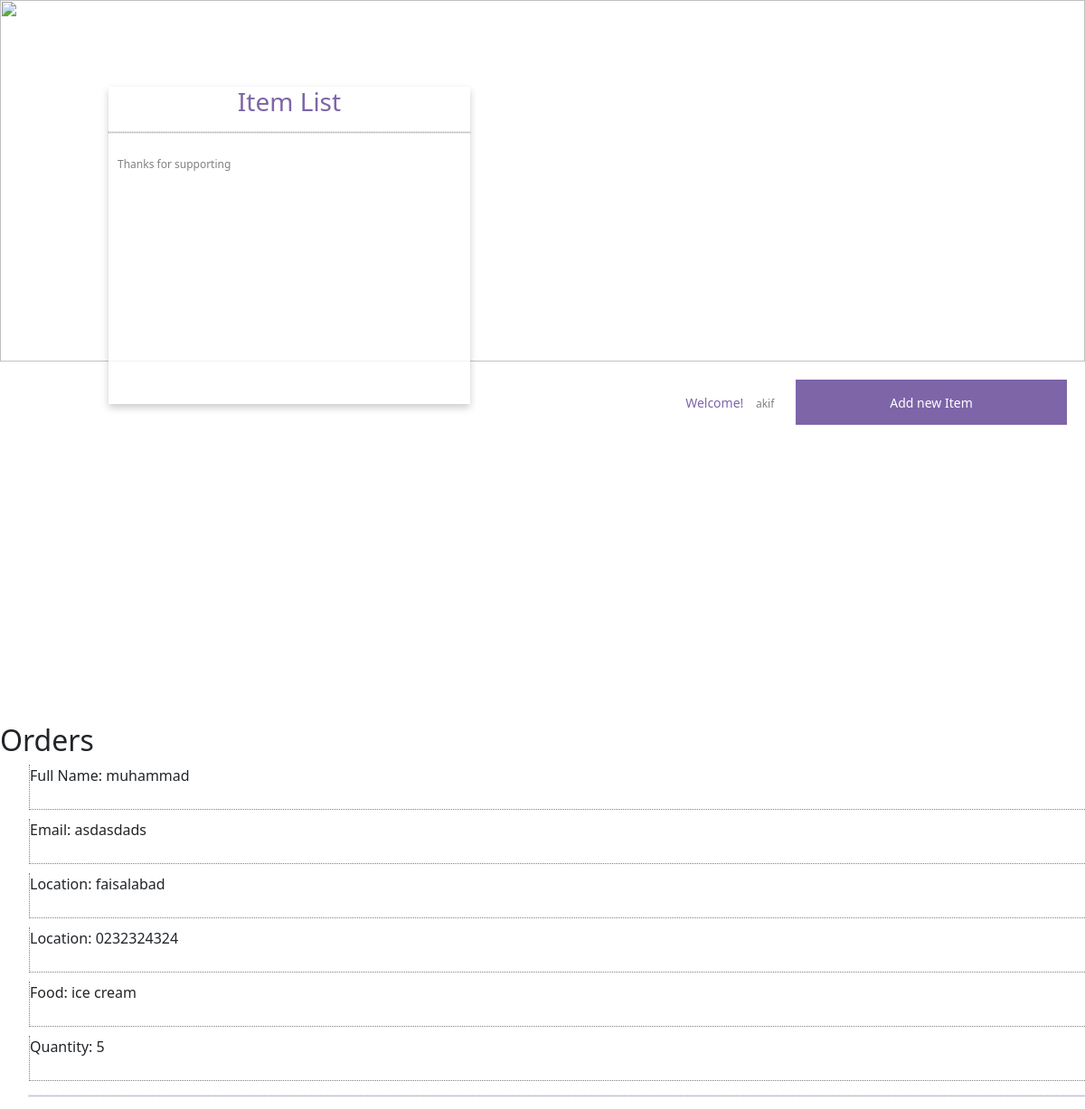
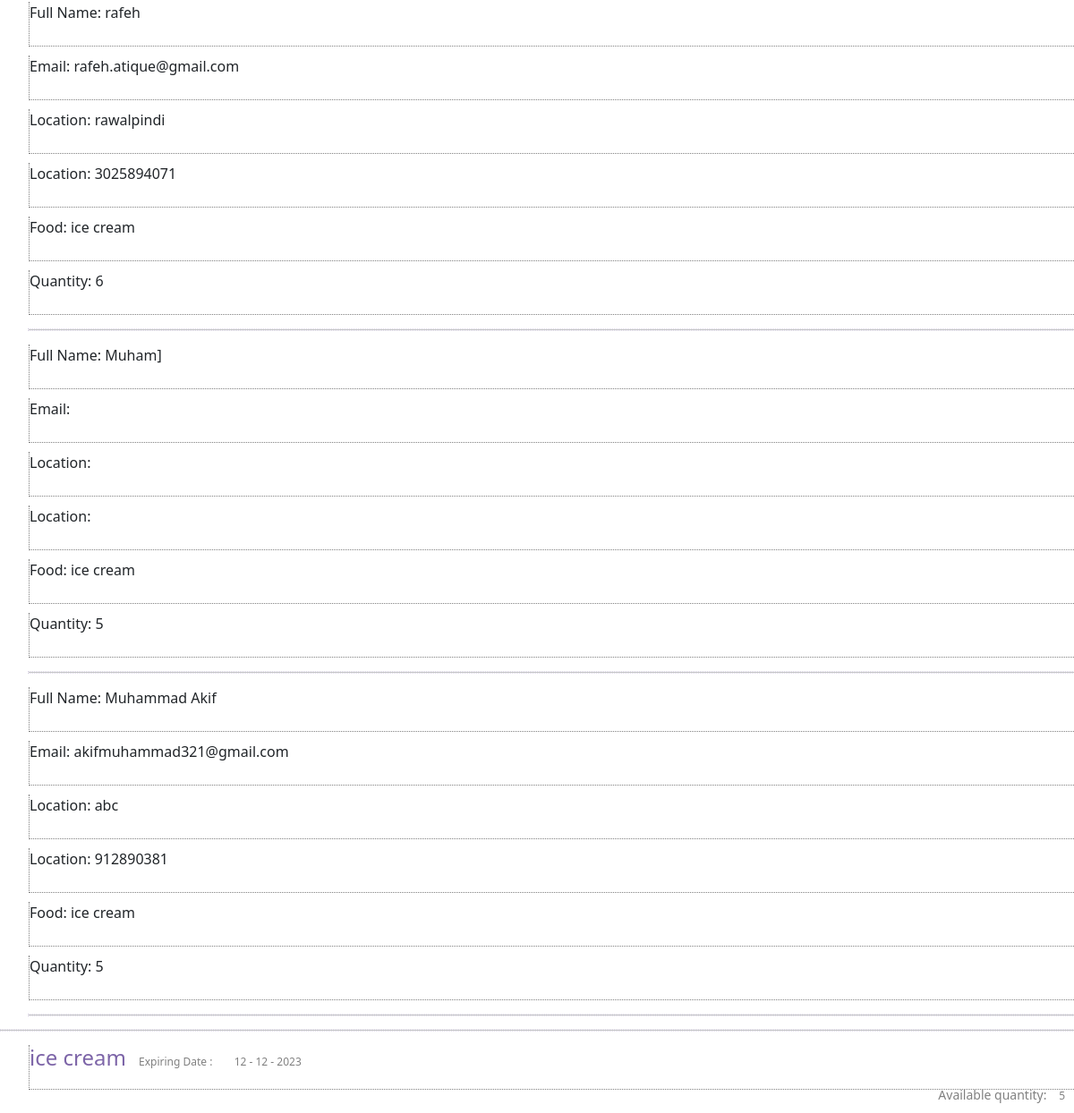
The page /list/item/akif on the database its author committed (2 pictures, top to bottom).
### app.py (models this page shows, shortened)
class orders(db.Model): #username of owner's food that's unique.
    id = db.Column(db.Integer, primary_key=True)
    username = db.Column(db.String(80), nullable=False) #username of food owner
    fullname = db.Column(db.String(120), nullable=False) #it will be the buyer's fullname
    email = db.Column(db.String(100), nullable=False) #it will be the buyer's email
    location = db.Column(db.String(200), nullable=False) #it will be the buyer's location
    contact = db.Column(db.String(20), nullable=False) #it will be the buyer's contact
    fooditemid = db.Column(db.Integer, nullable=False) #it will be the food item id which buyer has get
    quantityoffood = db.Column(db.String(1000), nullable=False) #it will be the food item quantity

class fooditem(db.Model):
    id = db.Column(db.Integer, primary_key=True)
    username = db.Column(db.String(80), nullable=False)
    itemName = db.Column(db.String(120), nullable=False)
    expDay = db.Column(db.Integer, nullable=False)
    expMonth = db.Column(db.Integer, nullable=False)
    expYear = db.Column(db.Integer, nullable=False)
    qx = db.Column(db.Integer, nullable=False)

### app.py (the view)
@app.route('/list/item/<username>')
def listitem(username):
    items = {}
    items = fooditem.query.filter_by(username=username).all()
    order = orders.query.filter_by(username=username).all()
    if len(items)==0: #if food is not in footitem it's mean everyfood has taken by someone.
        items = deletedfooditems.query.filter_by(username=username).all()
    obj = {}
    for item in order:
        try:
            value = fooditem.query.filter_by(id=item.fooditemid).first().itemName
        except:
            value = deletedfooditems.query.filter_by(id=item.fooditemid).first().itemName
        obj[item.fooditemid] = value
    return render_template("item-list-store.html", usrname=username, items=items, orders=order, foodnames=obj)

### templates/item-list-store.html (shortened to what this page needs)
{% extends 'base.html' %}
{% block body %}
<div class="header-container">
    <img src="/static/images/header.jpg" height="400px" width="100%" alt="">
    <div class="overlay-card">
        <h3>Item List</h3>
        <hr>
        <label>Thanks for supporting</label>
        <video width="400" height="240" autoplay muted>
            <source src="/static/video/thanks.mp4" type="video/mp4">
        </video>
    </div>
    <div id="username">Welcome! <label id="usrname">{{usrname}}</label>
        <button class="filledbtn" id="newitembtn">Add new Item</button>
    </div>
</div>
<h2>Orders</h2>
<ul>
    {% for item in orders %}
        <li>Full Name: {{item.fullname}}</li>
        <li>Email: {{item.email}}</li>
        <li>Location: {{item.location}}</li>
        <li>Location: {{item.contact}}</li>
        <li>Food: {{foodnames[item.fooditemid]}}</li>
        <li>Quantity: {{item.quantityoffood}}</li>
        <hr>
    {% endfor %}
</ul>
<hr>
<ul>
    {% for item in items %}
    <li>
        <h4>{{item.itemName}}</h4>
        <label>Expiring Date :</label> <label>{{item.expDay}} - {{item.expMonth}} - {{item.expYear}}</label>
       <span id="inlinerighttag">Available quantity: <label>{{item.qx}}</label></span>
    </li>
    {% endfor %}
</ul>
{% endblock %}

### templates/base.html (shortened to what this page needs)
<!DOCTYPE html>
<html lang="en">
<head>
    <link rel="stylesheet" href="{{ url_for('static', filename='css/main.css') }}">
    <link href="https://cdn.jsdelivr.net/npm/bootstrap@5.0.0-beta3/dist/css/bootstrap.min.css" rel="stylesheet">
    <link rel="stylesheet" href="path/to/font-awesome/css/font-awesome.min.css">
</head>
<body>
    {% block body %}{% endblock %}
</body>
</html>

### static/css/main.css (style rules this page uses)
body { font-family: Verdana, Geneva, Tahoma, sans-serif; margin: 0px !important; padding: 0px !important; }
* { box-sizing: border-box; }
.overlay-card { position: absolute; top: 12%; left: 10%; height: auto; width: 400px; box-shadow: 0 4px 8px 0 rgba(0,0,0,0.2); background-color: rgb(255, 255, 255, .8); }
.header-container { position: relative; height: 800px; width: 100%; }
h3 { color: rgb(125, 101, 168); text-align: center; }
h4 { display: inline; color: rgb(125, 101, 168); text-align: left; }
hr { outline: 1px rgb(125, 101, 168) dotted; border: none; fill: none; margin-bottom: 30px; }
.filledbtn { width: 300px; height: 50px; margin: 10px; border-style: none; color: white; background-color: rgb(125, 101, 168); }
label { display: inline; font-size: 12px; color: gray; margin: 10px; }
#username { text-align: right; font-size: 14px; color: rgb(125, 101, 168); margin: 10px; }
#inlinerighttag { display: block; width: 100%; text-align: right; font-size: 14px; color: gray; }
li { position: relative; width: 100%; height: 50px; list-style-type: none; margin-bottom: 10px; border-top: none; border-right: none; border-bottom: 1px gray dotted; border-left: 1px gray dotted; }

### rows shown on the page
orders: fullname "muhammad", email "asdasdads", location "faisalabad", contact "0232324324", fooditemid.itemName "ice cream", quantityoffood "5"
orders: fullname "rafeh", email "rafeh.atique@gmail.com", location "rawalpindi", contact "3025894071", fooditemid.itemName "ice cream", quantityoffood "6"
orders: fullname "Muham]", fooditemid.itemName "ice cream", quantityoffood "5"
orders: fullname "Muhammad Akif", email "akifmuhammad321@gmail.com", location "abc", contact "912890381", fooditemid.itemName "ice cream", quantityoffood "5"
fooditem: itemName "ice cream", expDay "12", expMonth "12", expYear "2023", qx "5"

### other values the page prints
{{ usrname }} "akif"
